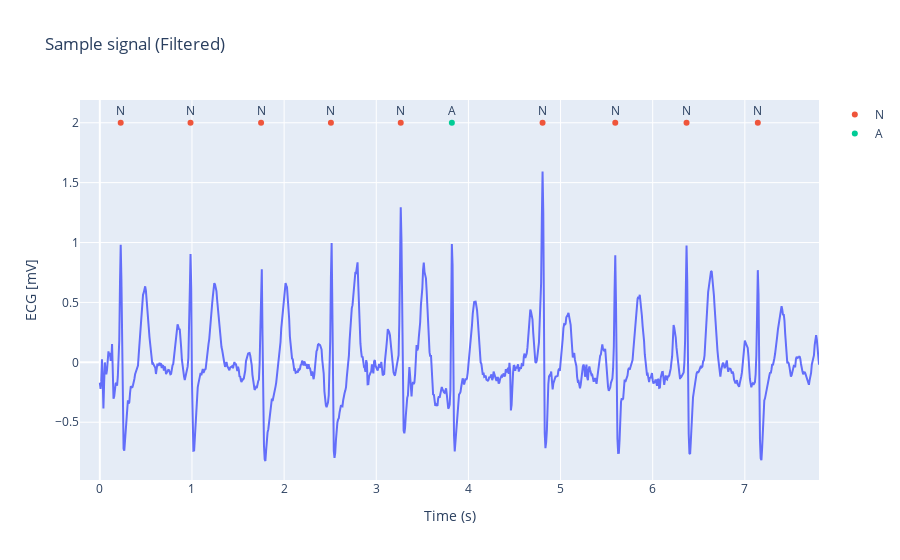

Notebook source saved alongside this figure:
### Code cell
def filter_sample(sample: np.ndarray, low_cutoff: float = 0.5, high_cutoff: float = 50, fs: int = 128):
    nyq = 0.5 * fs
    low = low_cutoff / nyq
    high = high_cutoff / nyq

    b, a = butter(5, [low, high], btype='band')

    return filtfilt(b, a, sample)

sample_sig_filtered = filter_sample(sample_sig)

fig = px.line(x=np.arange(len(sample_sig_filtered), dtype=np.float64) / fields['fs'], y=sample_sig_filtered, title="Sample signal (Filtered)")
fig.update_layout(xaxis_title="Time (s)", yaxis_title="ECG [mV]")

for symbol, position in sample_ann.group_by('symbol').agg(pl.col('position')).iter_rows():
    fig.add_trace(go.Scatter(x=position, y=np.repeat(2.0, len(position)), mode='markers+text', textposition='top center', text=np.repeat(symbol, len(position)), name=symbol))

fig.show()

### Figure 1 — Plotly figure (JSON) as saved in the notebook; plotly's stock layout.template omitted (floating-point values rounded to 4 significant figures; data arrays with more than 128 entries replaced by an {"elided": "..."} marker saying what was removed)
{"data": [{"hovertemplate": "x=%{x}<br>y=%{y}<extra></extra>", "legendgroup": "", "line": {"color": "#636efa", "dash": "solid"}, "marker": {"symbol": "circle"}, "mode": "lines", "name": "", "orientation": "v", "showlegend": false, "type": "scatter", "x": {"elided": "1000 float values"}, "xaxis": "x", "y": {"elided": "1000 float values"}, "yaxis": "y"}, {"mode": "markers+text", "name": "N", "text": ["N", "N", "N", "N", "N", "N", "N", "N", "N"], "textposition": "top center", "type": "scatter", "x": [0.2266, 0.9844, 1.75, 2.508, 3.266, 4.805, 5.594, 6.367, 7.141], "y": [2, 2, 2, 2, 2, 2, 2, 2, 2]}, {"mode": "markers+text", "name": "A", "text": ["A"], "textposition": "top center", "type": "scatter", "x": [3.82], "y": [2]}], "layout": {"legend": {"tracegroupgap": 0}, "title": {"text": "Sample signal (Filtered)"}, "xaxis": {"anchor": "y", "domain": [0, 1], "title": {"text": "Time (s)"}}, "yaxis": {"anchor": "x", "domain": [0, 1], "title": {"text": "ECG [mV]"}}}}
